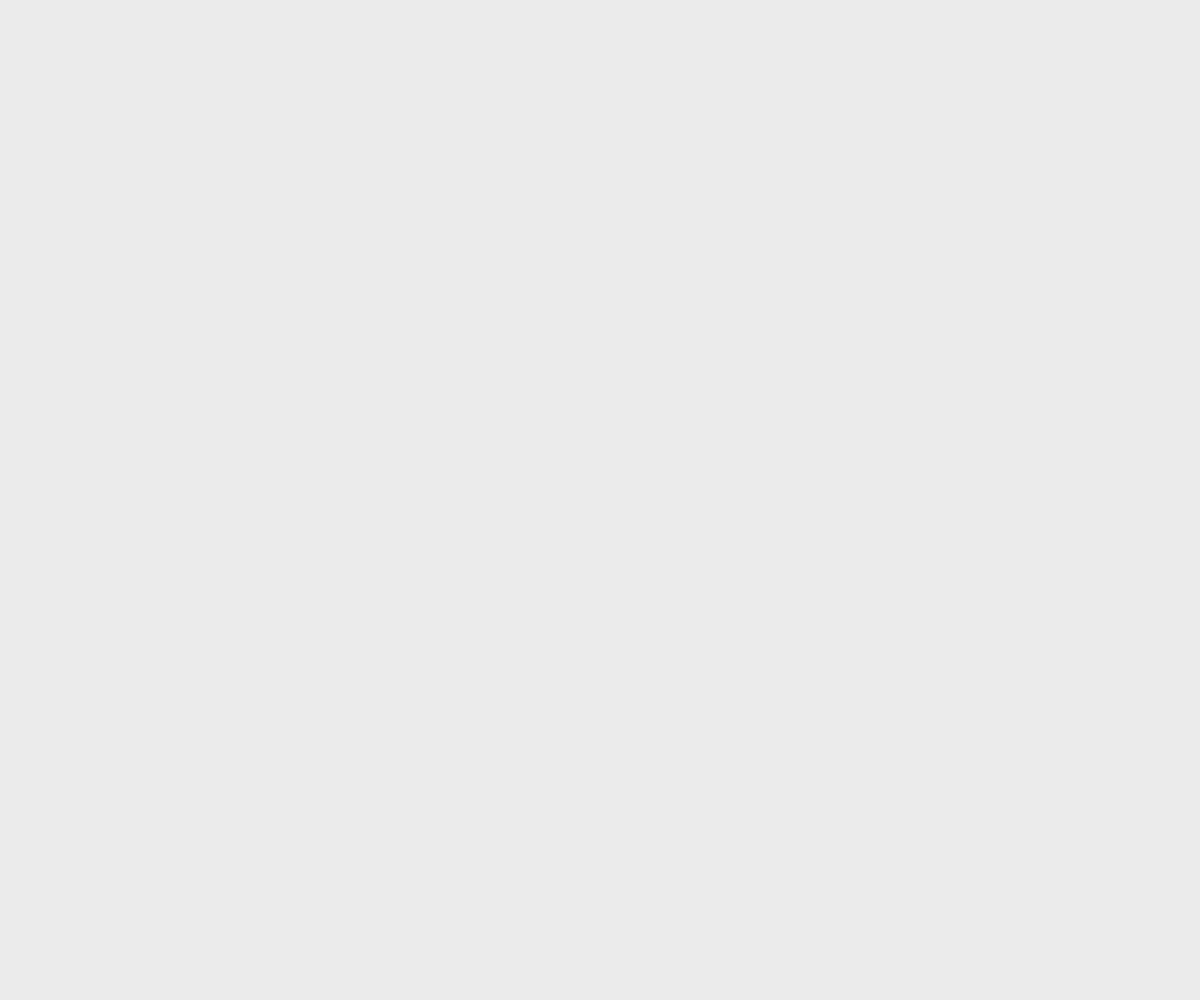
Frame 1 (no input)
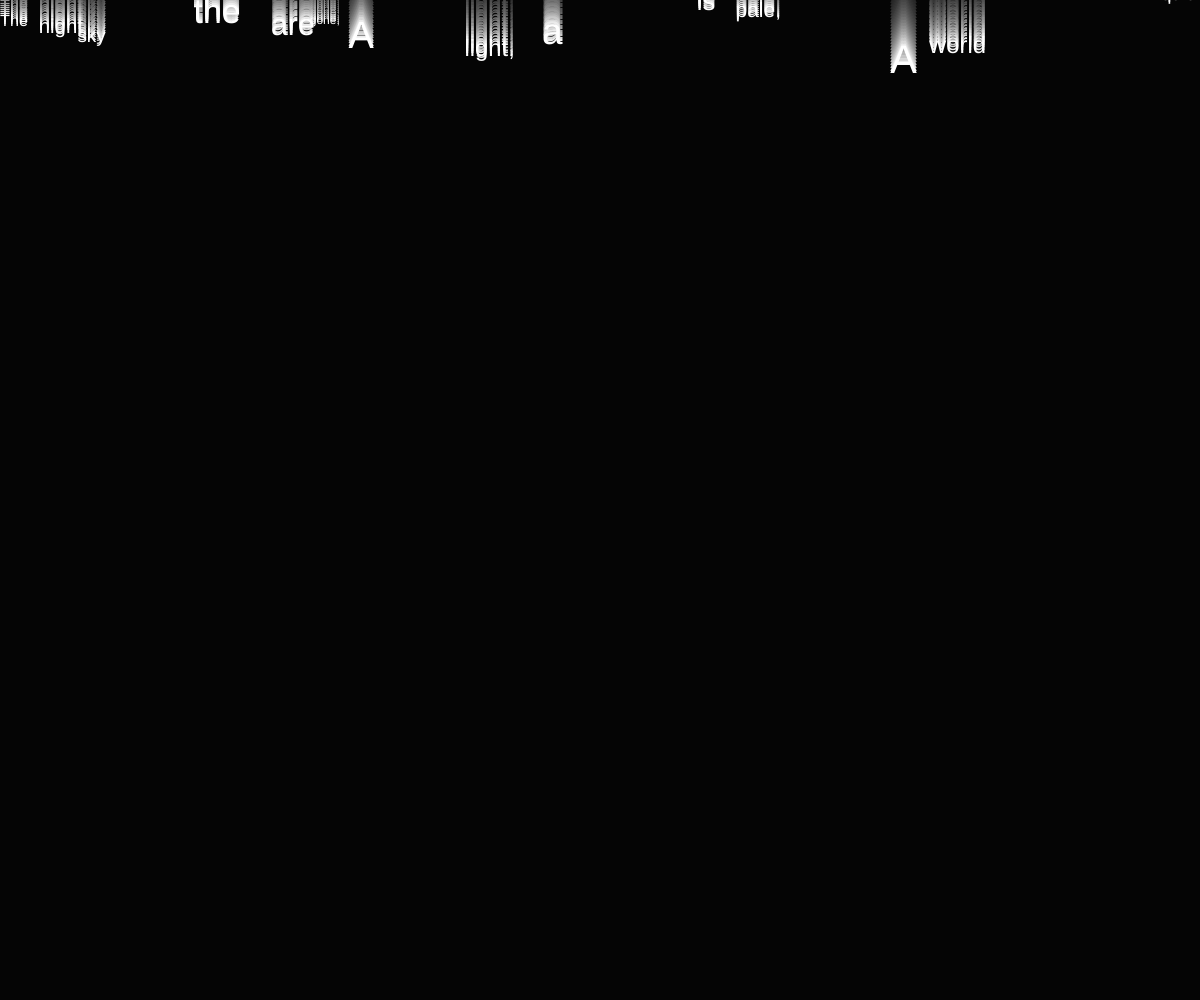
Frame 60 (no input)
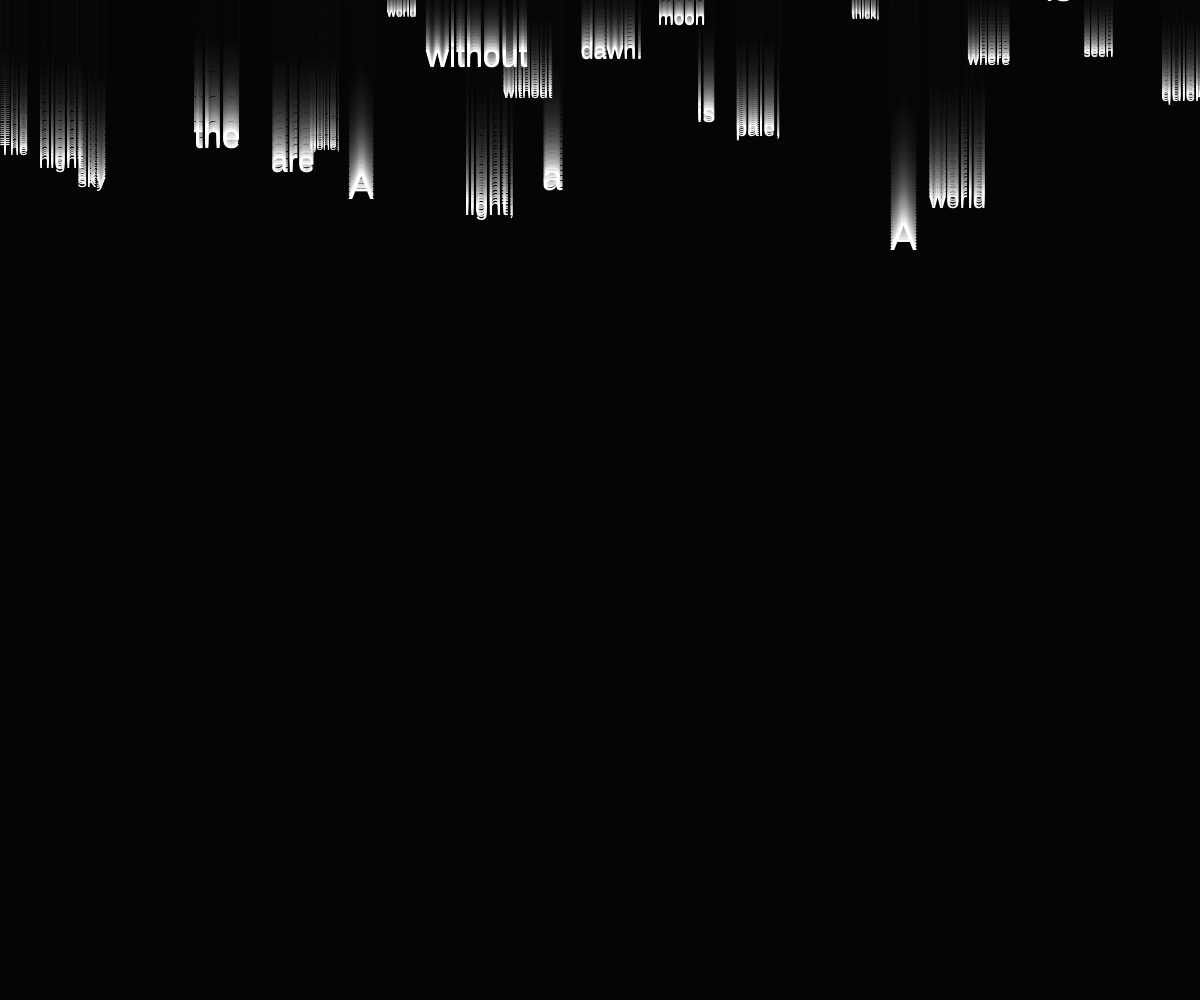
Frame 120 (the mouse pressed at the canvas centre since frame 60)

The p5.js sketch that drew these frames (run headless with seeded random() and noise() and a simulated clock; from frame 60 on, the mouse is pressed at the canvas centre):

// p5.js sketch
// ── sketch.js
let poem = "The night sky is black, the stars are gone, A world without light, without a dawn. The moon is pale, the clouds thick, A world where nothing is seen or quick."; // enter the full text of your poem inbetween the quotation marks

let poemWords;
let rainingLetters = [];

function setup() {
   createCanvas(windowWidth, windowHeight);
   poemWords = poem.split(" ");

   for (let i = 0; i < poemWords.length; i++) {
      rainingLetters[i] = new Letter(poemWords[i], i * width/poemWords.length, -100);         
   }
}

function draw() {
   background(0, 20);
   fill(255);
   noStroke();

   for (let i = 0; i < rainingLetters.length; i++) {
       rainingLetters[i].show();
       rainingLetters[i].update();  
   }
}

class Letter {
    constructor(letter, x, y) {
        this.letter = letter;
        this.x = x;
        this.y = y;
        this.gravity = random(0.001,3);
        this.size = random(10,40);
    }

    show() {
        textSize(this.size);
        text(this.letter, this.x, this.y);
    }

    update() {                    
        this.y += this.gravity;     
        if (this.y > height){
            this.y = -100;
        } 
    }
}
